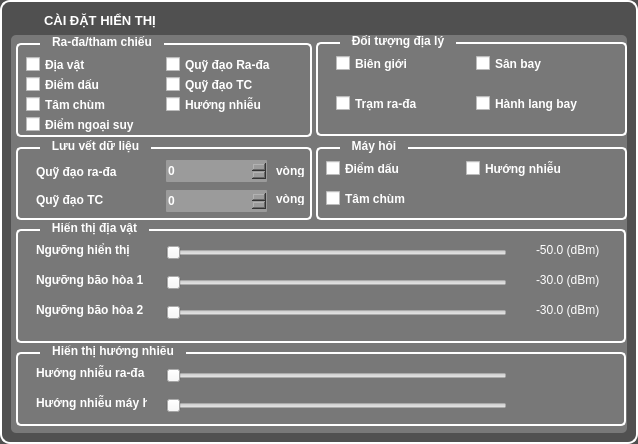
<?xml version="1.0" encoding="UTF-8"?>
<ui version="4.0">
 <class>Caidat_Hienthi_Form</class>
 <widget class="QWidget" name="Caidat_Hienthi_Form">
  <property name="enabled">
   <bool>true</bool>
  </property>
  <property name="geometry">
   <rect>
    <x>0</x>
    <y>0</y>
    <width>638</width>
    <height>444</height>
   </rect>
  </property>
  <property name="minimumSize">
   <size>
    <width>638</width>
    <height>444</height>
   </size>
  </property>
  <property name="maximumSize">
   <size>
    <width>638</width>
    <height>444</height>
   </size>
  </property>
  <property name="sizeIncrement">
   <size>
    <width>0</width>
    <height>0</height>
   </size>
  </property>
  <property name="windowTitle">
   <string>Form</string>
  </property>
  <property name="styleSheet">
   <string notr="true">QWidget#Caidat_Hienthi_Form {
background-color: rgb(80, 80, 80);
border-radius: 10px;
border-width: 2;
border-style: solid;
border-color: rgb(255, 255, 255);
}
QGroupBox {
border-radius: 5px;
border-width: 2;
border-style: solid;
border-color: rgb(255, 255, 255);
}
* {
color: white;
}</string>
  </property>
  <layout class="QVBoxLayout" name="verticalLayout">
   <item>
    <widget class="QLabel" name="label_9">
     <property name="maximumSize">
      <size>
       <width>100000</width>
       <height>18</height>
      </size>
     </property>
     <property name="font">
      <font>
       <pointsize>10</pointsize>
       <weight>75</weight>
       <bold>true</bold>
      </font>
     </property>
     <property name="styleSheet">
      <string notr="true">padding-left: 30;
color: white;</string>
     </property>
     <property name="text">
      <string notr="true">CÀI ĐẶT HIỂN THỊ</string>
     </property>
     <property name="textFormat">
      <enum>Qt::AutoText</enum>
     </property>
    </widget>
   </item>
   <item>
    <widget class="QFrame" name="frame">
     <property name="font">
      <font>
       <weight>75</weight>
       <bold>true</bold>
      </font>
     </property>
     <property name="styleSheet">
      <string notr="true">QFrame#frame {
background-color: rgb(120, 120, 120);
border-radius: 5px;
border-width: 0;
}
QGroupBox {
margin-top: 7;
}
QGroupBox::title {
top: -8;
left: 24;
padding-left: 10px;
padding-right: 10px;
}</string>
     </property>
     <property name="frameShape">
      <enum>QFrame::StyledPanel</enum>
     </property>
     <property name="frameShadow">
      <enum>QFrame::Raised</enum>
     </property>
     <widget class="QGroupBox" name="groupBox_6">
      <property name="geometry">
       <rect>
        <x>5</x>
        <y>310</y>
        <width>610</width>
        <height>81</height>
       </rect>
      </property>
      <property name="font">
       <font>
        <weight>75</weight>
        <bold>true</bold>
       </font>
      </property>
      <property name="title">
       <string>Hiển thị hướng nhiễu</string>
      </property>
      <widget class="QSlider" name="horizontalSlider_4">
       <property name="geometry">
        <rect>
         <x>150</x>
         <y>50</y>
         <width>341</width>
         <height>22</height>
        </rect>
       </property>
       <property name="orientation">
        <enum>Qt::Horizontal</enum>
       </property>
      </widget>
      <widget class="QSlider" name="horizontalSlider_5">
       <property name="geometry">
        <rect>
         <x>150</x>
         <y>20</y>
         <width>341</width>
         <height>22</height>
        </rect>
       </property>
       <property name="orientation">
        <enum>Qt::Horizontal</enum>
       </property>
      </widget>
      <widget class="QLabel" name="label_12">
       <property name="geometry">
        <rect>
         <x>20</x>
         <y>20</y>
         <width>121</width>
         <height>16</height>
        </rect>
       </property>
       <property name="font">
        <font>
         <weight>75</weight>
         <bold>true</bold>
        </font>
       </property>
       <property name="text">
        <string>Hướng nhiễu ra-đa</string>
       </property>
      </widget>
      <widget class="QLabel" name="label_13">
       <property name="geometry">
        <rect>
         <x>20</x>
         <y>50</y>
         <width>111</width>
         <height>16</height>
        </rect>
       </property>
       <property name="font">
        <font>
         <weight>75</weight>
         <bold>true</bold>
        </font>
       </property>
       <property name="text">
        <string>Hướng nhiễu máy hỏi</string>
       </property>
      </widget>
     </widget>
     <widget class="QGroupBox" name="groupBox_5">
      <property name="geometry">
       <rect>
        <x>5</x>
        <y>187</y>
        <width>610</width>
        <height>121</height>
       </rect>
      </property>
      <property name="font">
       <font>
        <weight>75</weight>
        <bold>true</bold>
       </font>
      </property>
      <property name="title">
       <string>Hiển thị địa vật</string>
      </property>
      <widget class="QSlider" name="horizontalSlider">
       <property name="geometry">
        <rect>
         <x>150</x>
         <y>20</y>
         <width>341</width>
         <height>22</height>
        </rect>
       </property>
       <property name="orientation">
        <enum>Qt::Horizontal</enum>
       </property>
      </widget>
      <widget class="QSlider" name="horizontalSlider_2">
       <property name="geometry">
        <rect>
         <x>150</x>
         <y>50</y>
         <width>341</width>
         <height>22</height>
        </rect>
       </property>
       <property name="orientation">
        <enum>Qt::Horizontal</enum>
       </property>
      </widget>
      <widget class="QSlider" name="horizontalSlider_3">
       <property name="geometry">
        <rect>
         <x>150</x>
         <y>80</y>
         <width>341</width>
         <height>22</height>
        </rect>
       </property>
       <property name="orientation">
        <enum>Qt::Horizontal</enum>
       </property>
      </widget>
      <widget class="QLabel" name="label_6">
       <property name="geometry">
        <rect>
         <x>20</x>
         <y>20</y>
         <width>101</width>
         <height>16</height>
        </rect>
       </property>
       <property name="font">
        <font>
         <weight>75</weight>
         <bold>true</bold>
        </font>
       </property>
       <property name="text">
        <string>Ngưỡng hiển thị</string>
       </property>
      </widget>
      <widget class="QLabel" name="label_7">
       <property name="geometry">
        <rect>
         <x>20</x>
         <y>50</y>
         <width>111</width>
         <height>16</height>
        </rect>
       </property>
       <property name="font">
        <font>
         <weight>75</weight>
         <bold>true</bold>
        </font>
       </property>
       <property name="text">
        <string>Ngưỡng bão hòa 1</string>
       </property>
      </widget>
      <widget class="QLabel" name="label_8">
       <property name="geometry">
        <rect>
         <x>20</x>
         <y>80</y>
         <width>111</width>
         <height>16</height>
        </rect>
       </property>
       <property name="font">
        <font>
         <weight>75</weight>
         <bold>true</bold>
        </font>
       </property>
       <property name="text">
        <string>Ngưỡng bão hòa 2</string>
       </property>
      </widget>
      <widget class="QLabel" name="label_10">
       <property name="geometry">
        <rect>
         <x>520</x>
         <y>20</y>
         <width>71</width>
         <height>16</height>
        </rect>
       </property>
       <property name="text">
        <string>-50.0 (dBm)</string>
       </property>
      </widget>
      <widget class="QLabel" name="label_11">
       <property name="geometry">
        <rect>
         <x>520</x>
         <y>50</y>
         <width>71</width>
         <height>16</height>
        </rect>
       </property>
       <property name="text">
        <string>-30.0 (dBm)</string>
       </property>
      </widget>
      <widget class="QLabel" name="label_14">
       <property name="geometry">
        <rect>
         <x>520</x>
         <y>80</y>
         <width>71</width>
         <height>16</height>
        </rect>
       </property>
       <property name="text">
        <string>-30.0 (dBm)</string>
       </property>
      </widget>
     </widget>
     <widget class="QGroupBox" name="groupBox_4">
      <property name="geometry">
       <rect>
        <x>5</x>
        <y>105</y>
        <width>296</width>
        <height>80</height>
       </rect>
      </property>
      <property name="font">
       <font>
        <weight>75</weight>
        <bold>true</bold>
       </font>
      </property>
      <property name="title">
       <string>Lưu vết dữ liệu</string>
      </property>
      <widget class="QSpinBox" name="spinBox">
       <property name="geometry">
        <rect>
         <x>150</x>
         <y>20</y>
         <width>101</width>
         <height>22</height>
        </rect>
       </property>
       <property name="font">
        <font>
         <weight>75</weight>
         <bold>true</bold>
        </font>
       </property>
       <property name="styleSheet">
        <string notr="true">color: rgb(255, 255, 255);
background-color: rgb(155,155, 155);
border: none;
border-radius: 1px;</string>
       </property>
      </widget>
      <widget class="QSpinBox" name="spinBox_2">
       <property name="geometry">
        <rect>
         <x>150</x>
         <y>50</y>
         <width>101</width>
         <height>22</height>
        </rect>
       </property>
       <property name="font">
        <font>
         <weight>75</weight>
         <bold>true</bold>
        </font>
       </property>
       <property name="styleSheet">
        <string notr="true">color: rgb(255, 255, 255);
background-color: rgb(155,155, 155);
border: none;
border-radius: 1px;</string>
       </property>
      </widget>
      <widget class="QLabel" name="label_2">
       <property name="geometry">
        <rect>
         <x>20</x>
         <y>24</y>
         <width>101</width>
         <height>16</height>
        </rect>
       </property>
       <property name="font">
        <font>
         <weight>75</weight>
         <bold>true</bold>
        </font>
       </property>
       <property name="text">
        <string>Quỹ đạo ra-đa</string>
       </property>
      </widget>
      <widget class="QLabel" name="label_3">
       <property name="geometry">
        <rect>
         <x>20</x>
         <y>52</y>
         <width>101</width>
         <height>16</height>
        </rect>
       </property>
       <property name="font">
        <font>
         <weight>75</weight>
         <bold>true</bold>
        </font>
       </property>
       <property name="text">
        <string>Quỹ đạo TC</string>
       </property>
      </widget>
      <widget class="QLabel" name="label_4">
       <property name="geometry">
        <rect>
         <x>260</x>
         <y>52</y>
         <width>47</width>
         <height>13</height>
        </rect>
       </property>
       <property name="font">
        <font>
         <weight>75</weight>
         <bold>true</bold>
        </font>
       </property>
       <property name="text">
        <string>vòng</string>
       </property>
      </widget>
      <widget class="QLabel" name="label_5">
       <property name="geometry">
        <rect>
         <x>260</x>
         <y>24</y>
         <width>47</width>
         <height>13</height>
        </rect>
       </property>
       <property name="font">
        <font>
         <weight>75</weight>
         <bold>true</bold>
        </font>
       </property>
       <property name="text">
        <string>vòng</string>
       </property>
      </widget>
     </widget>
     <widget class="QGroupBox" name="groupBox_2">
      <property name="geometry">
       <rect>
        <x>305</x>
        <y>0</y>
        <width>311</width>
        <height>101</height>
       </rect>
      </property>
      <property name="font">
       <font>
        <weight>75</weight>
        <bold>true</bold>
       </font>
      </property>
      <property name="title">
       <string>Đối tượng địa lý</string>
      </property>
      <widget class="QCheckBox" name="checkBox_8">
       <property name="geometry">
        <rect>
         <x>160</x>
         <y>20</y>
         <width>121</width>
         <height>17</height>
        </rect>
       </property>
       <property name="font">
        <font>
         <weight>75</weight>
         <bold>true</bold>
        </font>
       </property>
       <property name="text">
        <string>Sân bay</string>
       </property>
      </widget>
      <widget class="QCheckBox" name="checkBox_9">
       <property name="geometry">
        <rect>
         <x>20</x>
         <y>20</y>
         <width>121</width>
         <height>17</height>
        </rect>
       </property>
       <property name="font">
        <font>
         <weight>75</weight>
         <bold>true</bold>
        </font>
       </property>
       <property name="text">
        <string>Biên giới</string>
       </property>
      </widget>
      <widget class="QCheckBox" name="checkBox_10">
       <property name="geometry">
        <rect>
         <x>160</x>
         <y>60</y>
         <width>121</width>
         <height>17</height>
        </rect>
       </property>
       <property name="font">
        <font>
         <weight>75</weight>
         <bold>true</bold>
        </font>
       </property>
       <property name="text">
        <string>Hành lang bay</string>
       </property>
      </widget>
      <widget class="QCheckBox" name="checkBox_11">
       <property name="geometry">
        <rect>
         <x>20</x>
         <y>60</y>
         <width>121</width>
         <height>17</height>
        </rect>
       </property>
       <property name="font">
        <font>
         <weight>75</weight>
         <bold>true</bold>
        </font>
       </property>
       <property name="text">
        <string>Trạm ra-đa</string>
       </property>
      </widget>
     </widget>
     <widget class="QGroupBox" name="groupBox">
      <property name="geometry">
       <rect>
        <x>5</x>
        <y>1</y>
        <width>296</width>
        <height>101</height>
       </rect>
      </property>
      <property name="font">
       <font>
        <weight>75</weight>
        <bold>true</bold>
       </font>
      </property>
      <property name="title">
       <string>Ra-đa/tham chiếu</string>
      </property>
      <widget class="QCheckBox" name="checkBox">
       <property name="geometry">
        <rect>
         <x>10</x>
         <y>20</y>
         <width>121</width>
         <height>17</height>
        </rect>
       </property>
       <property name="font">
        <font>
         <weight>75</weight>
         <bold>true</bold>
        </font>
       </property>
       <property name="text">
        <string>Địa vật</string>
       </property>
      </widget>
      <widget class="QCheckBox" name="checkBox_2">
       <property name="geometry">
        <rect>
         <x>150</x>
         <y>20</y>
         <width>121</width>
         <height>17</height>
        </rect>
       </property>
       <property name="font">
        <font>
         <weight>75</weight>
         <bold>true</bold>
        </font>
       </property>
       <property name="text">
        <string>Quỹ đạo Ra-đa</string>
       </property>
      </widget>
      <widget class="QCheckBox" name="checkBox_3">
       <property name="geometry">
        <rect>
         <x>150</x>
         <y>40</y>
         <width>121</width>
         <height>17</height>
        </rect>
       </property>
       <property name="font">
        <font>
         <weight>75</weight>
         <bold>true</bold>
        </font>
       </property>
       <property name="text">
        <string>Quỹ đạo TC</string>
       </property>
      </widget>
      <widget class="QCheckBox" name="checkBox_4">
       <property name="geometry">
        <rect>
         <x>10</x>
         <y>40</y>
         <width>121</width>
         <height>17</height>
        </rect>
       </property>
       <property name="font">
        <font>
         <weight>75</weight>
         <bold>true</bold>
        </font>
       </property>
       <property name="text">
        <string>Điểm dấu</string>
       </property>
      </widget>
      <widget class="QCheckBox" name="checkBox_5">
       <property name="geometry">
        <rect>
         <x>150</x>
         <y>60</y>
         <width>121</width>
         <height>17</height>
        </rect>
       </property>
       <property name="font">
        <font>
         <weight>75</weight>
         <bold>true</bold>
        </font>
       </property>
       <property name="text">
        <string>Hướng nhiễu</string>
       </property>
      </widget>
      <widget class="QCheckBox" name="checkBox_6">
       <property name="geometry">
        <rect>
         <x>10</x>
         <y>60</y>
         <width>121</width>
         <height>17</height>
        </rect>
       </property>
       <property name="font">
        <font>
         <weight>75</weight>
         <bold>true</bold>
        </font>
       </property>
       <property name="text">
        <string>Tâm chùm</string>
       </property>
      </widget>
      <widget class="QCheckBox" name="checkBox_7">
       <property name="geometry">
        <rect>
         <x>10</x>
         <y>80</y>
         <width>121</width>
         <height>17</height>
        </rect>
       </property>
       <property name="font">
        <font>
         <weight>75</weight>
         <bold>true</bold>
        </font>
       </property>
       <property name="text">
        <string>Điểm ngoại suy</string>
       </property>
      </widget>
     </widget>
     <widget class="QGroupBox" name="groupBox_3">
      <property name="geometry">
       <rect>
        <x>305</x>
        <y>105</y>
        <width>311</width>
        <height>80</height>
       </rect>
      </property>
      <property name="font">
       <font>
        <weight>75</weight>
        <bold>true</bold>
       </font>
      </property>
      <property name="title">
       <string>Máy hỏi</string>
      </property>
      <widget class="QCheckBox" name="checkBox_12">
       <property name="geometry">
        <rect>
         <x>150</x>
         <y>20</y>
         <width>121</width>
         <height>17</height>
        </rect>
       </property>
       <property name="font">
        <font>
         <weight>75</weight>
         <bold>true</bold>
        </font>
       </property>
       <property name="text">
        <string>Hướng nhiễu</string>
       </property>
      </widget>
      <widget class="QCheckBox" name="checkBox_13">
       <property name="geometry">
        <rect>
         <x>10</x>
         <y>50</y>
         <width>121</width>
         <height>17</height>
        </rect>
       </property>
       <property name="font">
        <font>
         <weight>75</weight>
         <bold>true</bold>
        </font>
       </property>
       <property name="text">
        <string>Tâm chùm</string>
       </property>
      </widget>
      <widget class="QCheckBox" name="checkBox_14">
       <property name="geometry">
        <rect>
         <x>10</x>
         <y>20</y>
         <width>121</width>
         <height>17</height>
        </rect>
       </property>
       <property name="font">
        <font>
         <weight>75</weight>
         <bold>true</bold>
        </font>
       </property>
       <property name="text">
        <string>Điểm dấu</string>
       </property>
      </widget>
     </widget>
    </widget>
   </item>
  </layout>
 </widget>
 <resources/>
 <connections/>
</ui>
